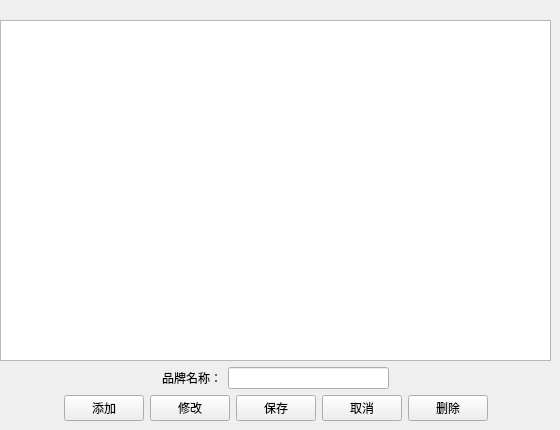
         <widget class="QWidget" name="Brand_page">
          <widget class="QWidget" name="layoutWidget">
           <property name="geometry">
            <rect>
             <x>0</x>
             <y>20</y>
             <width>551</width>
             <height>401</height>
            </rect>
           </property>
           <layout class="QVBoxLayout" name="verticalLayout_3">
            <item>
             <widget class="QTableView" name="Brand_tableView"/>
            </item>
            <item>
             <layout class="QHBoxLayout" name="horizontalLayout_4">
              <item>
               <spacer name="horizontalSpacer_5">
                <property name="orientation">
                 <enum>Qt::Horizontal</enum>
                </property>
                <property name="sizeHint" stdset="0">
                 <size>
                  <width>40</width>
                  <height>20</height>
                 </size>
                </property>
               </spacer>
              </item>
              <item>
               <widget class="QLabel" name="label_2">
                <property name="styleSheet">
                 <string notr="true">background:transparent</string>
                </property>
                <property name="text">
                 <string>品牌名称：</string>
                </property>
               </widget>
              </item>
              <item>
               <widget class="QLineEdit" name="lineEdit">
                <property name="styleSheet">
                 <string notr="true"/>
                </property>
               </widget>
              </item>
              <item>
               <spacer name="horizontalSpacer_6">
                <property name="orientation">
                 <enum>Qt::Horizontal</enum>
                </property>
                <property name="sizeHint" stdset="0">
                 <size>
                  <width>40</width>
                  <height>20</height>
                 </size>
                </property>
               </spacer>
              </item>
             </layout>
            </item>
            <item>
             <layout class="QHBoxLayout" name="horizontalLayout_6">
              <item>
               <spacer name="horizontalSpacer_7">
                <property name="orientation">
                 <enum>Qt::Horizontal</enum>
                </property>
                <property name="sizeHint" stdset="0">
                 <size>
                  <width>40</width>
                  <height>20</height>
                 </size>
                </property>
               </spacer>
              </item>
              <item>
               <layout class="QHBoxLayout" name="horizontalLayout_5">
                <item>
                 <widget class="QPushButton" name="Add_Brand_pushButton">
                  <property name="styleSheet">
                   <string notr="true"/>
                  </property>
                  <property name="text">
                   <string>添加</string>
                  </property>
                 </widget>
                </item>
                <item>
                 <widget class="QPushButton" name="Modify_Brand_pushButton">
                  <property name="styleSheet">
                   <string notr="true"/>
                  </property>
                  <property name="text">
                   <string>修改</string>
                  </property>
                 </widget>
                </item>
                <item>
                 <widget class="QPushButton" name="Save_Brand_pushButton">
                  <property name="styleSheet">
                   <string notr="true"/>
                  </property>
                  <property name="text">
                   <string>保存</string>
                  </property>
                 </widget>
                </item>
                <item>
                 <widget class="QPushButton" name="Cancel_Brand_pushButton">
                  <property name="styleSheet">
                   <string notr="true"/>
                  </property>
                  <property name="text">
                   <string>取消</string>
                  </property>
                 </widget>
                </item>
                <item>
                 <widget class="QPushButton" name="Delete_Brand_pushButton">
                  <property name="styleSheet">
                   <string notr="true"/>
                  </property>
                  <property name="text">
                   <string>删除</string>
                  </property>
                 </widget>
                </item>
               </layout>
              </item>
              <item>
               <spacer name="horizontalSpacer_8">
                <property name="orientation">
                 <enum>Qt::Horizontal</enum>
                </property>
                <property name="sizeHint" stdset="0">
                 <size>
                  <width>40</width>
                  <height>20</height>
                 </size>
                </property>
               </spacer>
              </item>
             </layout>
            </item>
           </layout>
          </widget>
         </widget>
